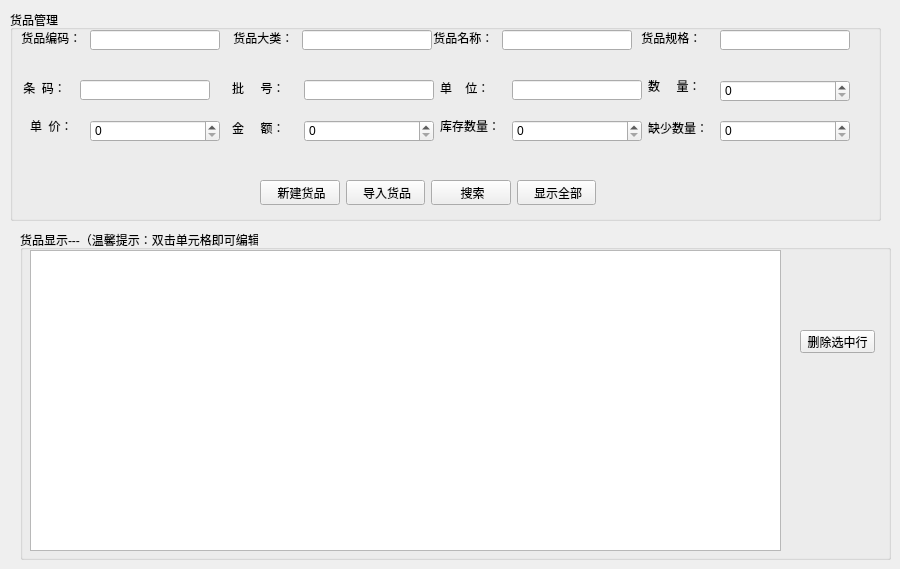
      <widget class="QWidget" name="tabGood">
       <attribute name="title">
        <string> 货品管理</string>
       </attribute>
       <widget class="QLabel" name="label">
        <property name="geometry">
         <rect>
          <x>10</x>
          <y>20</y>
          <width>54</width>
          <height>12</height>
         </rect>
        </property>
        <property name="text">
         <string/>
        </property>
       </widget>
       <widget class="QGroupBox" name="groupBox_5">
        <property name="geometry">
         <rect>
          <x>10</x>
          <y>10</y>
          <width>871</width>
          <height>211</height>
         </rect>
        </property>
        <property name="title">
         <string>货品管理</string>
        </property>
        <widget class="QWidget" name="layoutWidget">
         <property name="geometry">
          <rect>
           <x>250</x>
           <y>170</y>
           <width>336</width>
           <height>25</height>
          </rect>
         </property>
         <layout class="QHBoxLayout" name="horizontalLayout">
          <item>
           <widget class="QPushButton" name="createpro_Btn">
            <property name="text">
             <string> 新建货品</string>
            </property>
           </widget>
          </item>
          <item>
           <widget class="QPushButton" name="inportProBtn">
            <property name="text">
             <string> 导入货品</string>
            </property>
           </widget>
          </item>
          <item>
           <widget class="QPushButton" name="searchProBtn">
            <property name="text">
             <string> 搜索</string>
            </property>
           </widget>
          </item>
          <item>
           <widget class="QPushButton" name="showProBtn">
            <property name="text">
             <string> 显示全部</string>
            </property>
           </widget>
          </item>
         </layout>
        </widget>
        <widget class="QLabel" name="prostack_label">
         <property name="geometry">
          <rect>
           <x>430</x>
           <y>110</y>
           <width>66</width>
           <height>12</height>
          </rect>
         </property>
         <property name="text">
          <string>库存数量：</string>
         </property>
        </widget>
        <widget class="QLabel" name="prototalprice_label">
         <property name="geometry">
          <rect>
           <x>222</x>
           <y>110</y>
           <width>66</width>
           <height>16</height>
          </rect>
         </property>
         <property name="text">
          <string>金     额：</string>
         </property>
        </widget>
        <widget class="QSpinBox" name="prototalprice_spinBox">
         <property name="geometry">
          <rect>
           <x>294</x>
           <y>110</y>
           <width>130</width>
           <height>22</height>
          </rect>
         </property>
         <property name="maximum">
          <number>99999</number>
         </property>
        </widget>
        <widget class="QSpinBox" name="prostack_spinBox">
         <property name="geometry">
          <rect>
           <x>502</x>
           <y>110</y>
           <width>130</width>
           <height>22</height>
          </rect>
         </property>
         <property name="maximum">
          <number>10000</number>
         </property>
        </widget>
        <widget class="QLabel" name="prolack_label">
         <property name="geometry">
          <rect>
           <x>638</x>
           <y>110</y>
           <width>66</width>
           <height>16</height>
          </rect>
         </property>
         <property name="text">
          <string>缺少数量：</string>
         </property>
        </widget>
        <widget class="QSpinBox" name="prolack_spinBox">
         <property name="geometry">
          <rect>
           <x>710</x>
           <y>110</y>
           <width>130</width>
           <height>22</height>
          </rect>
         </property>
         <property name="maximum">
          <number>1000</number>
         </property>
        </widget>
        <widget class="QLabel" name="proprice_label">
         <property name="geometry">
          <rect>
           <x>20</x>
           <y>110</y>
           <width>54</width>
           <height>12</height>
          </rect>
         </property>
         <property name="text">
          <string>单  价：</string>
         </property>
        </widget>
        <widget class="QSpinBox" name="proprice_spinBox">
         <property name="geometry">
          <rect>
           <x>80</x>
           <y>110</y>
           <width>130</width>
           <height>22</height>
          </rect>
         </property>
         <property name="maximum">
          <number>9999</number>
         </property>
        </widget>
        <widget class="QSpinBox" name="procount_spinBox">
         <property name="geometry">
          <rect>
           <x>710</x>
           <y>70</y>
           <width>130</width>
           <height>22</height>
          </rect>
         </property>
         <property name="maximum">
          <number>999</number>
         </property>
        </widget>
        <widget class="QLabel" name="probatno_label">
         <property name="geometry">
          <rect>
           <x>222</x>
           <y>70</y>
           <width>66</width>
           <height>16</height>
          </rect>
         </property>
         <property name="text">
          <string>批     号：</string>
         </property>
        </widget>
        <widget class="QLabel" name="prounit_label">
         <property name="geometry">
          <rect>
           <x>430</x>
           <y>70</y>
           <width>66</width>
           <height>16</height>
          </rect>
         </property>
         <property name="text">
          <string>单    位：</string>
         </property>
        </widget>
        <widget class="QLineEdit" name="prouint_lineEdit">
         <property name="geometry">
          <rect>
           <x>502</x>
           <y>70</y>
           <width>130</width>
           <height>20</height>
          </rect>
         </property>
        </widget>
        <widget class="QLabel" name="procount_label">
         <property name="geometry">
          <rect>
           <x>638</x>
           <y>70</y>
           <width>66</width>
           <height>12</height>
          </rect>
         </property>
         <property name="text">
          <string>数     量：</string>
         </property>
        </widget>
        <widget class="QLineEdit" name="probatno_lineEdit">
         <property name="geometry">
          <rect>
           <x>294</x>
           <y>70</y>
           <width>130</width>
           <height>20</height>
          </rect>
         </property>
        </widget>
        <widget class="QLabel" name="probarcode_label">
         <property name="geometry">
          <rect>
           <x>10</x>
           <y>70</y>
           <width>54</width>
           <height>16</height>
          </rect>
         </property>
         <property name="text">
          <string> 条  码：</string>
         </property>
        </widget>
        <widget class="QLineEdit" name="probarcode_lineEdit">
         <property name="geometry">
          <rect>
           <x>70</x>
           <y>70</y>
           <width>130</width>
           <height>20</height>
          </rect>
         </property>
        </widget>
        <widget class="QLineEdit" name="prospec_lineEdit">
         <property name="geometry">
          <rect>
           <x>710</x>
           <y>20</y>
           <width>130</width>
           <height>20</height>
          </rect>
         </property>
        </widget>
        <widget class="QLabel" name="proname_label">
         <property name="geometry">
          <rect>
           <x>420</x>
           <y>20</y>
           <width>66</width>
           <height>16</height>
          </rect>
         </property>
         <property name="text">
          <string> 货品名称：</string>
         </property>
        </widget>
        <widget class="QLabel" name="prospec_label">
         <property name="geometry">
          <rect>
           <x>628</x>
           <y>20</y>
           <width>66</width>
           <height>16</height>
          </rect>
         </property>
         <property name="text">
          <string> 货品规格：</string>
         </property>
        </widget>
        <widget class="QLineEdit" name="proname_lineEdit">
         <property name="geometry">
          <rect>
           <x>492</x>
           <y>20</y>
           <width>130</width>
           <height>20</height>
          </rect>
         </property>
        </widget>
        <widget class="QLineEdit" name="pronum_lineEdit">
         <property name="geometry">
          <rect>
           <x>80</x>
           <y>20</y>
           <width>130</width>
           <height>20</height>
          </rect>
         </property>
        </widget>
        <widget class="QLabel" name="pronum_label">
         <property name="geometry">
          <rect>
           <x>8</x>
           <y>20</y>
           <width>66</width>
           <height>16</height>
          </rect>
         </property>
         <property name="text">
          <string> 货品编码：</string>
         </property>
        </widget>
        <widget class="QLineEdit" name="procategory_lineEdit">
         <property name="geometry">
          <rect>
           <x>292</x>
           <y>20</y>
           <width>130</width>
           <height>20</height>
          </rect>
         </property>
        </widget>
        <widget class="QLabel" name="procategory_label">
         <property name="geometry">
          <rect>
           <x>220</x>
           <y>20</y>
           <width>66</width>
           <height>16</height>
          </rect>
         </property>
         <property name="text">
          <string> 货品大类：</string>
         </property>
        </widget>
       </widget>
       <widget class="QGroupBox" name="groupBox_6">
        <property name="geometry">
         <rect>
          <x>20</x>
          <y>230</y>
          <width>871</width>
          <height>330</height>
         </rect>
        </property>
        <property name="title">
         <string>货品显示---（温馨提示：双击单元格即可编辑）</string>
        </property>
        <widget class="QTableView" name="tableViewPro">
         <property name="geometry">
          <rect>
           <x>10</x>
           <y>20</y>
           <width>751</width>
           <height>301</height>
          </rect>
         </property>
        </widget>
        <widget class="QPushButton" name="delProBtn">
         <property name="geometry">
          <rect>
           <x>780</x>
           <y>100</y>
           <width>75</width>
           <height>23</height>
          </rect>
         </property>
         <property name="text">
          <string>删除选中行</string>
         </property>
        </widget>
       </widget>
       <zorder>groupBox_5</zorder>
       <zorder>label</zorder>
       <zorder>groupBox_6</zorder>
      </widget>
